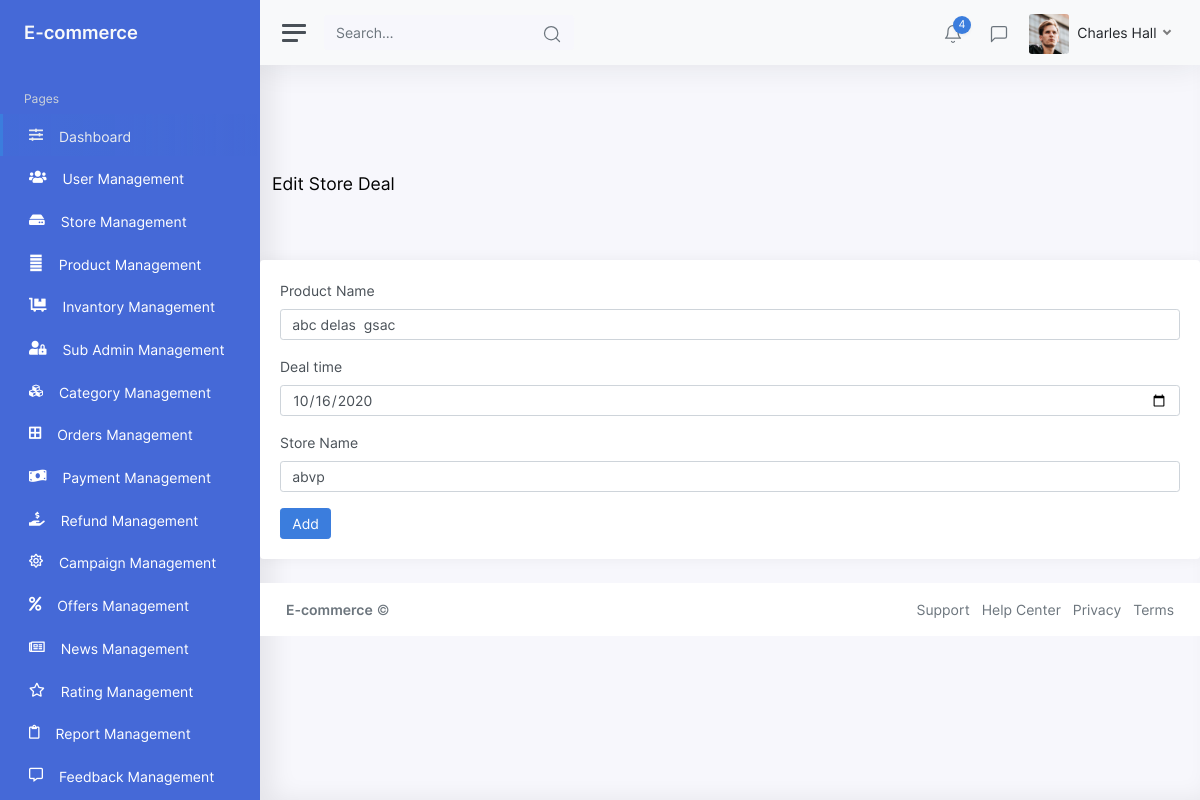
/Edititems/Editstoredeals/1, run on the app's committed database.
### tables this page shows
CREATE TABLE `storedeals` (
  `store_id` int(11) NOT NULL,
  `product_name` varchar(255) NOT NULL,
  `deal_time` varchar(255) NOT NULL,
  `store_name` varchar(255) NOT NULL,
  `created_at` varchar(255) NOT NULL
);

### application/controllers/Edititems.php (called while the page is built, shortened)
<?php
class Edititems extends Admin
{
	public function __construct()
	{
		$this->load->model('MyModel');
		$this->load->model('Common_model');
	}
	public function Editstoredeals()
	{
		$id = $this->uri->segment(3);
		if ($id != '') {
			$dbdata = $this->Common_model->_selectById('storedeals', '*', ['store_id ' => $id]);
			if (!empty($dbdata)) {
				$this->viewData['dbdata'] = $dbdata;
				$this->load->view('EditView/Editstoredeals', $this->viewData);
			}
		} else {
			$this->session->set_flashdata('success', 'Something went wrong. Please try again.');
		}
	}
}

### index.php (called while the page is built, shortened)
<?php
require_once BASEPATH.'core/CodeIgniter.php';

### application/models/Common_model.php (called while the page is built, shortened)
<?php
class Common_model extends CI_Model
{
    function _selectById($table, $column = '*', $condition = array())
    {
        if (count($condition) > 0) {
            $this->db->where($condition);
        }
        $this->db->select($column, false);
        $resSQL = $this->db->get($table);
        if ($resSQL->num_rows() > 0) {
            $result = $resSQL->row_array();
            return $result;
        } else {
            return false;
        }
    }
}
?>

### application/views/EditView/EditStoreDeals.php (the view, shortened to what this page needs)
<?php include_once('header.php');
include_once('sidebar.php'); ?>
<br><br><br><br>
<div class="container">
  <div class="breadcrumb-header justify-content-between">
    <div class="my-auto">
      <div class="d-flex">
        <h4 class="content-title mb-0 my-auto">Edit Store Deal</h4>
      </div>
    </div>
  </div>
</div>
<br><br>
<div class="card">
  <div class="card-body">
    <div class="AddStoreDiv">
      <form class="AddStoreForm" action="<?php echo base_url("Edititems/Editstoredeals/{$dbdata['store_id']}"); ?>" method="post">
        <div class="form-group">
          <label for="inputEmail">Product Name</label>
          <input type="text" class="form-control" name="productname" value="<?= $dbdata['product_name'] ?>" id="inputEmail" placeholder="name" required>
        </div>
        <div class="form-group">
          <label for="inputPassword">Deal time</label>
          <input type="date" class="form-control" name="date" value="<?= $dbdata['deal_time'] ?>" id="inputPassword" placeholder="Deal time" required>
        </div>
        <div class="form-group">
          <label for="inputEmail">Store Name</label>
          <input type="text" class="form-control" name="storename" value="<?= $dbdata['store_name'] ?>" id="inputEmail" placeholder="store name" required>
        </div>
        <button type="submit" class="btn btn-primary">Add</button>
      </form>
    </div>
  </div>
</div>
<?php include_once('footer.php'); ?>

### data on the page
storedeals: productname "abc delas gsac", date "10/16/2020", storename "abvp"
